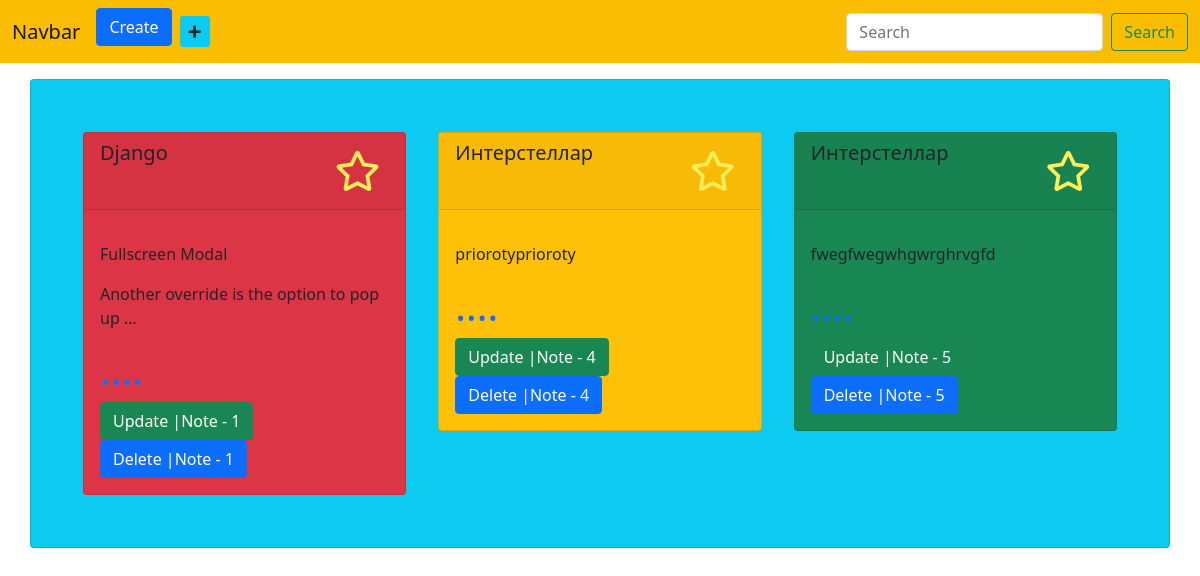
Before: / with the older database file.
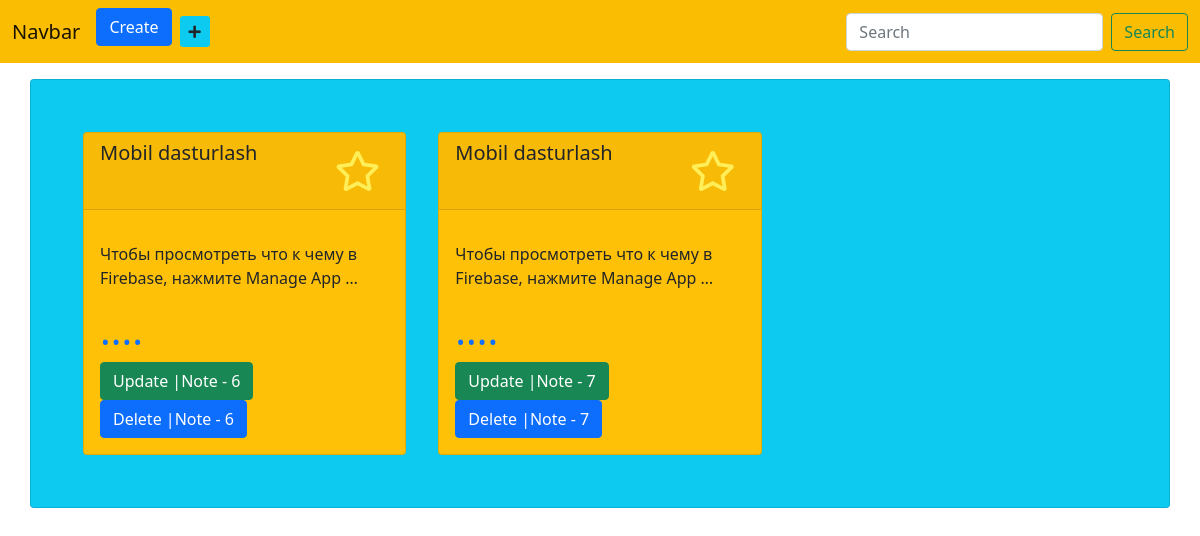
After: the same page with the newer database file.
### note/models.py (models this page shows, shortened)
class Note(models.Model):
	COLORS = (
		('bg-danger','danger'),
		('bg-warning','warning'),
		('bg-info','info'),
		('bg-success','success'),
		)
	title = models.CharField('Title',max_length=250)
	body = RichTextField()
	date = models.DateTimeField('Date', auto_now_add=True)
	prioroty = models.CharField('Prioroty',max_length=50, choices=COLORS)
	star = models.BooleanField('Star/Unstar', default=False)

### note/views.py (the view, shortened to what this page needs)
# urls.py: path('', views.HomePageView.as_view(), name='home'),
class HomePageView(View):
	def get(self,request):
		notes = Note.objects.all()
		form = AddNoteForm()
		context = {
			'notes':notes,
			'form':form
		}
		return render(request, 'index.html', context)

### note/forms.py
class AddNoteForm(forms.ModelForm):
	body = forms.CharField(widget=CKEditorWidget())
	class Meta:
		model = Note
		fields = '__all__'

### templates/index.html (shortened to what this page needs)
{% load static %}
{% load crispy_forms_tags %}
<!doctype html>
<html lang="en">
  <head>
    <link rel="stylesheet" href="/static/style.css">
    <link href="https://cdn.jsdelivr.net/npm/bootstrap@5.0.1/dist/css/bootstrap.min.css" rel="stylesheet">
    <link rel="stylesheet" href="https://cdnjs.cloudflare.com/ajax/libs/font-awesome/5.15.3/css/all.min.css" />
  </head>
  <body>
    <nav class="navbar navbar-expand-lg navbar-light">
      <div class="container-fluid">
        <a class="navbar-brand" href="#">Navbar</a>
        <div class="collapse navbar-collapse" id="navbarSupportedContent">
          <ul class="navbar-nav me-auto mb-2 mb-lg-0">
            <li class="nav-item">
                <a href="{% url 'note:create' %}" class="btn btn-primary">
                    Create
                </a>
            </li>
            <li class="nav-item">
              <a href="#" class="nav-link" data-bs-toggle="modal" data-bs-target="#exampleModal">
                <button class="btn btn-outline btn-sm bg-info">
                <i class="fas fa-plus"></i>
                </button>
              </a>
            </li>
          </ul>
          <form  class="d-flex" method="GET">
            <input onkeyup="" class="form-control me-2"
            type="search" placeholder="Search"
            aria-label="Search"
            name="note">
            <button class="btn btn-outline-success" type="submit">Search</button>
          </form>
        </div>
      </div>
    </nav>
    <div class="container card bg-info p-5 mt-3">
      <div class="row">
        {% for note in notes %}
          <div class="col-md-4">
            <div class="note">
              <div class="card m-1 {{note.prioroty}}">
                <div class="card-header">
                  <div class="row">
                    <div class="col-sm-9">
                      <h5>{{note.title}}</h5>
                    </div>
                    <div class="col-sm-3">
                      {% if note.star %}
                        <form action="" method="get" onchange="SendAjaxData(document.querySelector('#star').value, {{note.id}})">
                          <label for="star" class="star-checkbox"></label>
                        </form>
                      {% else %}
                        <input type="checkbox" id="star" class="hide-checkbox">
                        <label for="star" class="star-checkbox"></label>
                      {% endif %}
                    </div>
                  </div>
                </div>
                <div class="card-body">
                  {% autoescape off %}
                  <p>
                    {{note.body|truncatewords:"10"}}
                  </p>
                  <a href="#" class="text-decoration-none" data-bs-toggle="modal" data-bs-target="#exampleModal1"><h1>....</h1></a>
                      <a href="{% url 'note:update' note.id %}" class="btn btn-success">
                      Update |Note - {{ note.id }}
                      </a>
                      <a href="{% url 'note:delete' note.id %}" class="btn btn-primary">
                      Delete |Note - {{ note.id }}
                      </a>
                {% endautoescape %}
              </div>
            </div>
          </div>
        </div>
      {% endfor %}
    </div>
  </div>
  {% load static %}
</body>
</html>

### staticfiles/style.css (style rules this page uses)
.navbar { background-color: #FABD01; }
.star-checkbox::before { content:"\f005"; font-size:40px; font-family: "Font Awesome 5 Free"; color:#FFEE58; }

Changed rows visible on the page:
removed Note: title "Django", body "Fullscreen Modal Another override is the option to pop up …", id "1", prioroty "bg-danger" (drawn)
removed Note: title "Интерстеллар", body "priorotyprioroty", id "4"
removed Note: title "Интерстеллар", body "fwegfwegwhgwrghrvgfd", id "5", prioroty "bg-success" (drawn)
added Note: title "Mobil dasturlash", body "Чтобы просмотреть что к чему в Firebase, нажмите Manage App …", id "6"
added Note: title "Mobil dasturlash", body "Чтобы просмотреть что к чему в Firebase, нажмите Manage App …", id "7"
